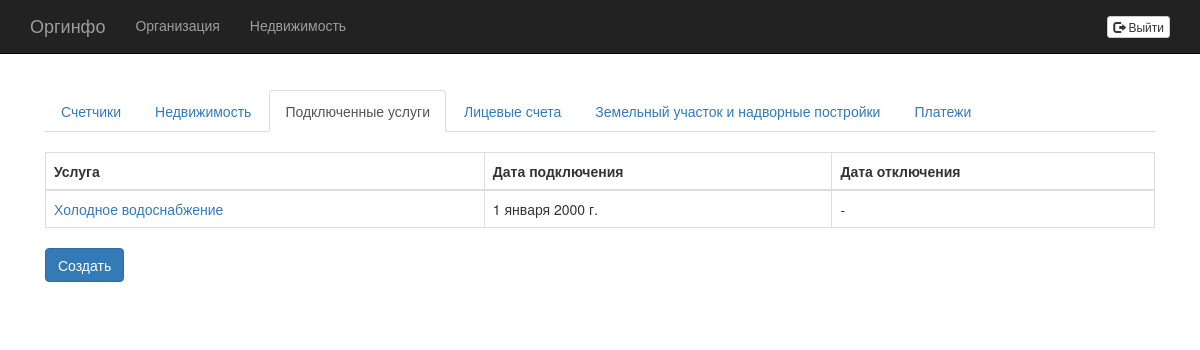
Page /real_estates/3/service_usages/ on the earlier database version.
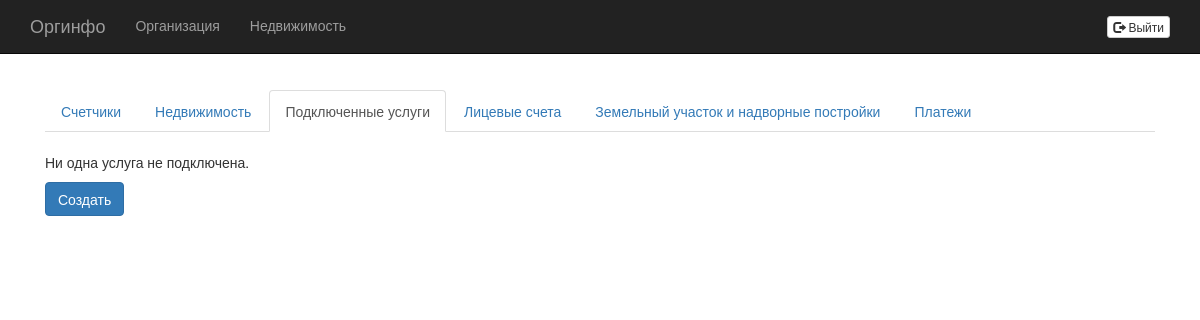
Same page on the later database version.
### accounting/models.py (models this page shows, shortened)
class ServiceClient(models.Model):
    COLD_WATER_SERVICE = 'COLD_WATER_SERVICE'
    HOT_WATER_SERVICE = 'HOT_WATER_SERVICE'
    HEATING_SERVICE = 'HEATING_SERVICE'
    SERVICE_NAMES = (
        (COLD_WATER_SERVICE, 'Холодное водоснабжение'),
        (HOT_WATER_SERVICE, 'Горячее водоснабжение'),
        (HEATING_SERVICE, 'Отопление'),
    )
    real_estate = models.ForeignKey(RealEstate)
    service_name = models.CharField(max_length=100, choices=SERVICE_NAMES, default=COLD_WATER_SERVICE)
    start = models.DateField()
    end = models.DateField(blank=True, null=True)

### accounting/views.py (the view)
# urls.py: url(r'^real_estates/(?P<real_estate_id>\d+)/service_usages/$', views.ServiceUsages.as_view(), name='service_usages'),
class ServiceUsages(ListView):
    model = ServiceClient
    template_name = 'accounting/service_usages.html'
    context_object_name = 'services'
    def get_queryset(self):
        return ServiceClient.objects.filter(real_estate=self.kwargs['real_estate_id']);
    def get_context_data(self, **kwargs):
        context = super(ServiceUsages, self).get_context_data(**kwargs)
        context['real_estate_id'] = self.kwargs['real_estate_id']
        return context

### accounting/templates/accounting/service_usages.html
{% extends "accounting/real-estate-menu-item.html" %}
{% block real_estate_tab_content %}
{% if services %}
    <table class="table table-bordered">
        <thead>
            <tr>
                <th>Услуга</th>
                <th>Дата подключения</th>
                <th>Дата отключения</th>
            </tr>
        </thead>
        <tbody>
        {% for service in services %}
            <tr>
                <td><a href="{% url "accounting:service_usage" real_estate_id service.id %}">{{ service.get_service_name_display }}</a></td>
                <td>{{ service.start }}</td>
                <td>{{ service.end|default:"-" }}</td>
            </tr>
        {% endfor %}
        </tbody>
    </table>
{% else %}
    <p>Ни одна услуга не подключена.</p>
{% endif %}
<a class="btn btn-primary btn-default" role="button" href="{% url "accounting:create_service_usage" real_estate_id %}">Создать</a>
{% endblock %}

Differences in the rows shown:
no longer on this page (row edited): ServiceClient: service_name "Холодное водоснабжение", start "1 января 2000 г.", end "-"
Other differences:
text no longer shown: "Услуга Дата подключения Дата отключения"
text now shown: "Ни одна услуга не подключена."
